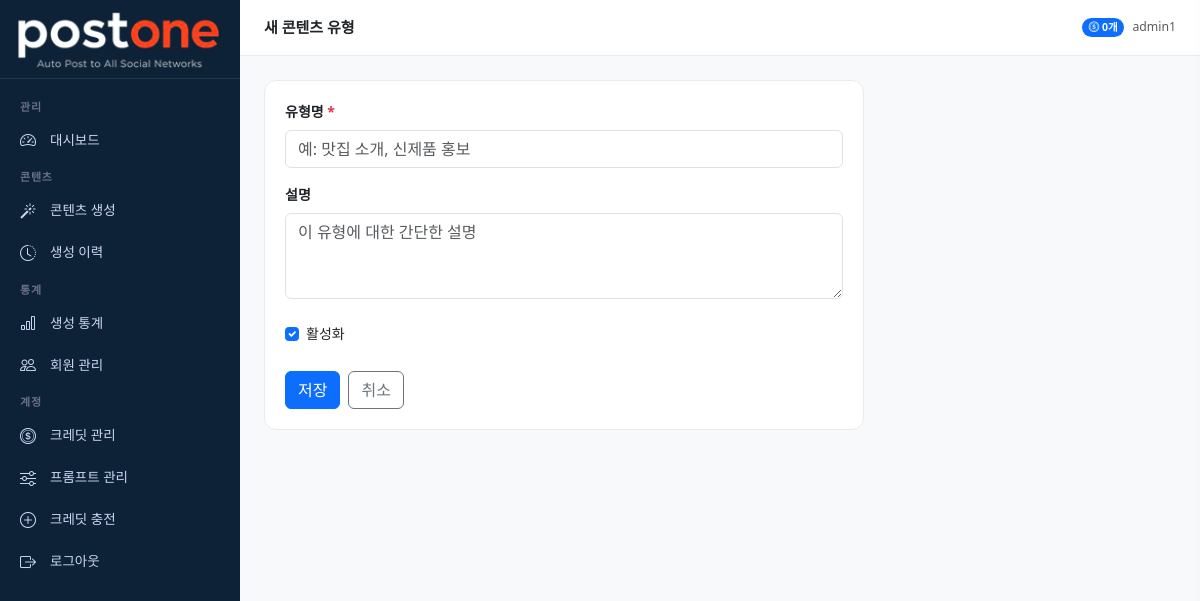
Screenshot of /content-types/create/ (signed in) with the database file from the repository.
### accounts/models.py (models this page shows, shortened)
class MenuPermission(models.Model):
    ROLE_CHOICES = [
        ('admin', '관리자'),
        ('member', '멤버'),
    ]
    role = models.CharField(max_length=20, choices=ROLE_CHOICES)
    menu_key = models.CharField(max_length=50, verbose_name='메뉴 키')
    menu_label = models.CharField(max_length=50, verbose_name='메뉴명')
    icon = models.CharField(max_length=50, verbose_name='아이콘', blank=True)
    is_visible = models.BooleanField(default=True, verbose_name='표시여부')
    order = models.IntegerField(default=0, verbose_name='정렬순서')
    class Meta:
        verbose_name = '메뉴 권한'
        verbose_name_plural = '메뉴 권한 목록'
        ordering = ['role', 'order']
        unique_together = ['role', 'menu_key']

class User(AbstractUser):
    ROLE_CHOICES = [
        ('master', '마스터'),
        ('admin', '관리자'),
        ('member', '멤버'),
        ('free', '무료회원'),
    ]
    PLAN_CHOICES = [
        ('free', '무료'),
        ('starter', '스타터'),
        ('pro', '프로'),
        ('business', '비즈니스'),
    ]
    role = models.CharField(max_length=20, choices=ROLE_CHOICES, default='free')
    plan = models.CharField(max_length=20, choices=PLAN_CHOICES, default='free')
    phone = models.CharField(max_length=20, blank=True)
    company = models.CharField(max_length=100, blank=True)
    profile_image = models.ImageField(upload_to='profiles/', blank=True, null=True)
    created_at = models.DateTimeField(auto_now_add=True)
    updated_at = models.DateTimeField(auto_now=True)
    class Meta:
        verbose_name = '사용자'
        verbose_name_plural = '사용자 목록'

### credits/models.py (models this page shows, shortened)
class UserCredit(models.Model):
    user = models.OneToOneField(User, on_delete=models.CASCADE, related_name='credit')
    balance = models.IntegerField(default=0, verbose_name='잔여 크레딧')
    free_used_this_month = models.IntegerField(default=0, verbose_name='이번달 무료 사용')
    free_reset_date = models.DateField(null=True, blank=True, verbose_name='무료 초기화일')
    updated_at = models.DateTimeField(auto_now=True)
    class Meta:
        verbose_name = '사용자 크레딧'

### dashboard/views.py (the view, shortened to what this page needs)
# urls.py: path('content-types/create/', views.content_type_create, name='content_type_create'),
@login_required
def content_type_create(request):
    class DummyForm:
        def __getattr__(self, name):
            class F:
                def value(self): return ''
            f = F()
            if name == 'is_active':
                f.value = lambda: True
            return f
    return render(request, 'dashboard/content_type_form.html', {
        'form': DummyForm(), 'title': '새 콘텐츠 유형'
    })

### dashboard/context_processors.py (called while the page is built)
def user_menus(request):
    if not request.user.is_authenticated:
        return {'user_menus': []}
    if request.user.role == 'master':
        return {'user_menus': []}
    role = request.user.role
    if role == 'free':
        role = 'member'
    menus = MenuPermission.objects.filter(
        role=role,
        is_visible=True
    )
    return {'user_menus': menus}

### templates/dashboard/content_type_form.html (shortened to what this page needs)
{% extends 'base/base.html' %}
{% block page_title %}{{ title }}{% endblock %}
{% block content %}
<div class="stat-card" style="max-width: 600px;">
    <form method="post">
        <div class="mb-3">
            <label class="form-label fw-semibold">유형명 <span class="text-danger">*</span></label>
            <input type="text" name="name" class="form-control"
                   value="{{ form.name.value|default:'' }}" required
                   placeholder="예: 맛집 소개, 신제품 홍보">
        </div>
        <div class="mb-4">
            <label class="form-label fw-semibold">설명</label>
            <textarea name="description" class="form-control" rows="3"
                      placeholder="이 유형에 대한 간단한 설명">{{ form.description.value|default:'' }}</textarea>
        </div>
        <div class="mb-4">
            <div class="form-check">
                <input type="checkbox" name="is_active" class="form-check-input" id="isActive"
                       {% if form.is_active.value != False %}checked{% endif %}>
                <label class="form-check-label" for="isActive">활성화</label>
            </div>
        </div>
        <div class="d-flex gap-2">
            <button type="submit" class="btn btn-primary">저장</button>
            <a href="{% url 'dashboard:content_type_list' %}" class="btn btn-outline-secondary">취소</a>
        </div>
    </form>
</div>
{% endblock %}

### templates/base/base.html (shortened to what this page needs)
{% load static %}
<!DOCTYPE html>
<html lang="ko">
<head>
    <link href="https://cdn.jsdelivr.net/npm/bootstrap@5.3.0/dist/css/bootstrap.min.css" rel="stylesheet">
    <link href="https://cdn.jsdelivr.net/npm/bootstrap-icons@1.11.0/font/bootstrap-icons.css" rel="stylesheet">
</head>
<body>
<aside class="sidebar" id="sidebar">
    <a href="{% url 'dashboard:index' %}" class="sidebar-brand">
        <img src="{% static 'images/logo.png' %}" alt="postone" style="width:205px; height:auto;">
    </a>
    <nav class="sidebar-menu">
        {% if user.role == 'master' %}
        <div class="sidebar-section">관리</div>
        <div class="sidebar-item">
            <a href="{% url 'dashboard:index' %}" class="{% if request.resolver_match.url_name == 'index' %}active{% endif %}">
                <i class="bi bi-speedometer2"></i> 대시보드
            </a>
        </div>
        <div class="sidebar-section">프롬프트 설정</div>
        <div class="sidebar-item">
            <a href="{% url 'dashboard:content_type_list' %}" class="{% if 'content_type' in request.resolver_match.url_name %}active{% endif %}">
                <i class="bi bi-grid-3x3-gap"></i> 콘텐츠 유형
            </a>
        </div>
        <div class="sidebar-item">
            <a href="{% url 'dashboard:channel_list' %}" class="{% if 'channel' in request.resolver_match.url_name %}active{% endif %}">
                <i class="bi bi-broadcast"></i> 채널 관리
            </a>
        </div>
        <div class="sidebar-item">
            <a href="{% url 'dashboard:prompt_list' %}" class="{% if 'prompt' in request.resolver_match.url_name %}active{% endif %}">
                <i class="bi bi-sliders"></i> 프롬프트 관리
            </a>
        </div>
        <div class="sidebar-item">
            <a href="{% url 'dashboard:user_list' %}" class="{% if 'user' in request.resolver_match.url_name %}active{% endif %}">
                <i class="bi bi-people"></i> 회원 관리
            </a>
        </div>
        <div class="sidebar-item">
            <a href="{% url 'dashboard:credit_list' %}" class="{% if 'credit' in request.resolver_match.url_name %}active{% endif %}">
                <i class="bi bi-coin"></i> 크레딧 관리
            </a>
        </div>
        <div class="sidebar-section">콘텐츠</div>
        <div class="sidebar-item">
            <a href="{% url 'dashboard:generate' %}" class="{% if 'generate' in request.resolver_match.url_name %}active{% endif %}">
                <i class="bi bi-magic"></i> 콘텐츠 생성
            </a>
        </div>
        <div class="sidebar-item">
            <a href="{% url 'dashboard:history' %}" class="{% if 'history' in request.resolver_match.url_name %}active{% endif %}">
                <i class="bi bi-clock-history"></i> 생성 이력
            </a>
        </div>
        <div class="sidebar-section">통계</div>
        <div class="sidebar-item">
            <a href="{% url 'dashboard:stats' %}" class="{% if 'stats' in request.resolver_match.url_name %}active{% endif %}">
                <i class="bi bi-bar-chart"></i> 생성 통계
            </a>
        </div>
        <div class="sidebar-section">계정</div>
        {% if not request.user.is_admin %}
        <div class="sidebar-item">
            <a href="{% url 'dashboard:credit_charge' %}">
                <i class="bi bi-plus-circle"></i> 크레딧 충전
            </a>
        </div>
        {% endif %}
        <div class="sidebar-item">
            <a href="{% url 'accounts:profile' %}">
                <i class="bi bi-person"></i> 내 정보
            </a>
        </div>
        <div class="sidebar-item">
            <a href="{% url 'dashboard:menu_permission' %}" class="{% if 'menu_permission' in request.resolver_match.url_name %}active{% endif %}">
                <i class="bi bi-gear"></i> 메뉴 권한 설정
            </a>
        </div>
        <div class="sidebar-item">
            <a href="{% url 'accounts:logout' %}">
                <i class="bi bi-box-arrow-right"></i> 로그아웃
            </a>
        </div>
        {% elif user.role == 'admin' %}
        {% for menu in user_menus %}
        {% if menu.is_visible %}
        {% if menu.order == 1 %}<div class="sidebar-section">관리</div>{% endif %}
        {% if menu.order == 2 %}<div class="sidebar-section">콘텐츠</div>{% endif %}
        {% if menu.order == 4 %}<div class="sidebar-section">통계</div>{% endif %}
        {% if menu.order == 6 %}<div class="sidebar-section">계정</div>{% endif %}
        <div class="sidebar-item">
            <a href="{% url 'dashboard:'|add:menu.menu_key %}"
               class="{% if menu.menu_key in request.resolver_match.url_name %}active{% endif %}">
                <i class="bi {{ menu.icon }}"></i> {{ menu.menu_label }}
            </a>
        </div>
        {% endif %}
        {% endfor %}
        <div class="sidebar-item">
            <a href="{% url 'accounts:logout' %}">
                <i class="bi bi-box-arrow-right"></i> 로그아웃
            </a>
        </div>
        {% endif %}
    </nav>
</aside>
<div class="main-wrapper">
    <div class="topbar">
        <span class="topbar-title">{% block page_title %}{% endblock %}</span>
        <div class="d-flex align-items-center gap-2">
            {% if user.credit %}
            <span class="badge bg-primary rounded-pill">
                <i class="bi bi-coin"></i> {{ user.credit.balance }}개
            </span>
            {% endif %}
            <span class="text-muted small">{{ user.username }}</span>
        </div>
    </div>
    <div class="main-content">
        {% block content %}{% endblock %}
    </div>
</div>
</body>
</html>

### templates/base/base.html (style rules this page uses)
:root { --sidebar-width: 240px; --header-height: 56px; --primary: #6366f1; --primary-dark: #4f46e5; }
body { background: #f8f9fa; font-size: 14px; }
.sidebar { position: fixed; top: 0; left: 0; width: var(--sidebar-width); height: 100vh; background: #0d2137; color: #cdd6f4; display: flex; flex-direction: column; z-index: 1000; overflow-y: auto; overflow-x: hidden; scrollbar-width: thin; scrollbar-color: #1a3a4a transparent; }
.sidebar-brand { padding: 8px 16px; border-bottom: 1px solid #1a3a4a; text-decoration: none; display: block; }
.sidebar-menu { padding: 12px 0; flex: 1; }
.sidebar-section { padding: 8px 20px 4px; font-size: 11px; font-weight: 600; color: #6c7086; text-transform: uppercase; letter-spacing: 0.8px; }
.sidebar-item a { display: flex; align-items: center; gap: 10px; padding: 9px 20px; color: #cdd6f4; text-decoration: none; font-size: 13.5px; transition: all 0.15s; }
.sidebar-item a i { font-size: 16px; width: 20px; }
.main-wrapper { margin-left: var(--sidebar-width); min-height: 100vh; }
.topbar { height: var(--header-height); background: #fff; border-bottom: 1px solid #e9ecef; display: flex; align-items: center; padding: 0 24px; gap: 12px; position: sticky; top: 0; z-index: 100; }
.topbar-title { font-weight: 600; font-size: 15px; flex: 1; }
.main-content { padding: 24px; }
.stat-card { background: #fff; border-radius: 12px; padding: 20px; border: 1px solid #e9ecef; }

### rows the page displays
MenuPermission: order "관리", menu_label "대시보드"
MenuPermission: order "콘텐츠", menu_label "콘텐츠 생성"
MenuPermission: menu_label "생성 이력"
MenuPermission: order "통계", menu_label "생성 통계"
MenuPermission: menu_label "회원 관리"
MenuPermission: order "계정", menu_label "크레딧 관리"
MenuPermission: menu_label "프롬프트 관리"
MenuPermission: menu_label "크레딧 충전"
User: credit.balance "0", username "admin1"

### other values shown
{{ title }} "새 콘텐츠 유형"
